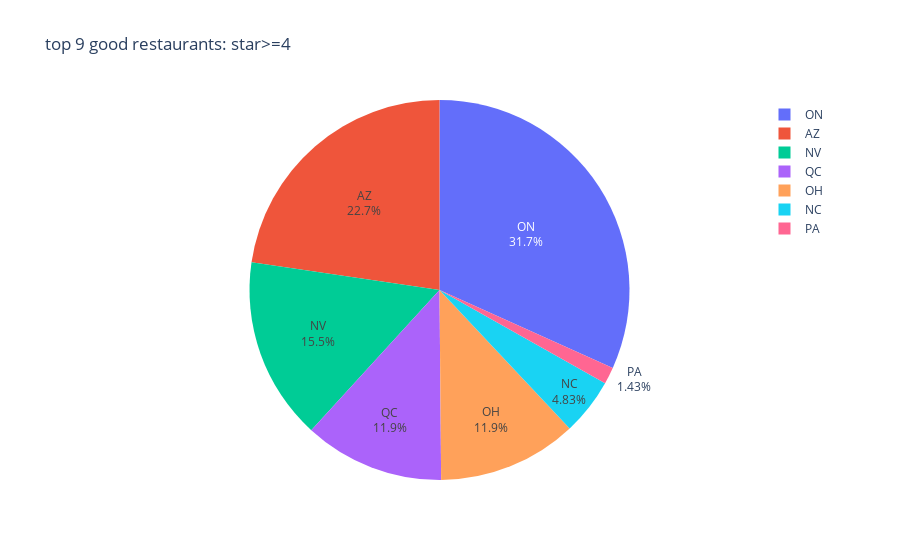

Notebook code for this chart:
### Code cell
fig = go.Figure(data=[go.Pie(labels=labels, values=size1,textinfo='label+percent')])
fig.update_layout(title='top 9 good restaurants: star>=4')
fig

### Figure 1 — Plotly figure (JSON) as saved in the notebook; plotly's stock layout.template omitted (floating-point values rounded to 4 significant figures)
{"data": [{"labels": ["ON", "AZ", "NV", "QC", "OH", "NC", "PA", "AB", "WI"], "textinfo": "label+percent", "type": "pie", "values": [31.43, 22.46, 15.39, 11.82, 11.76, 4.783, 1.413]}], "layout": {"title": {"text": "top 9 good restaurants: star>=4"}}}
